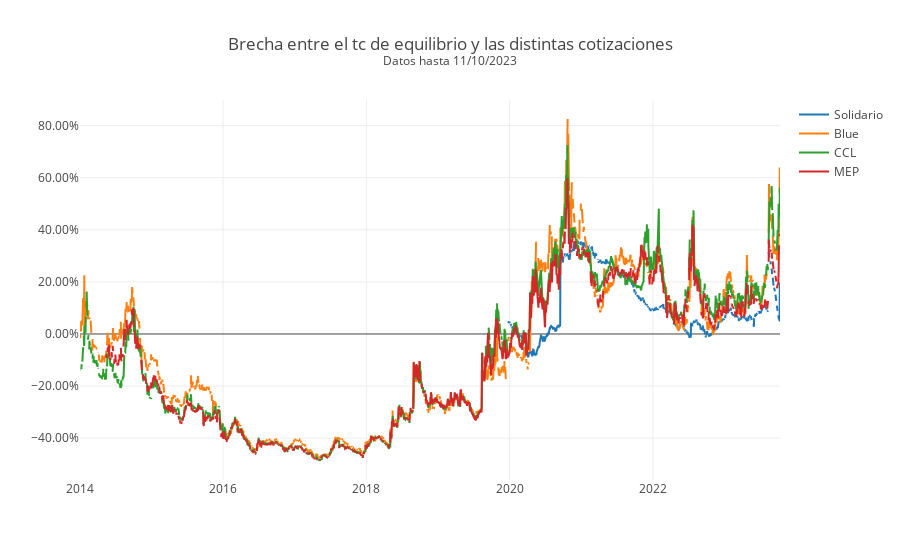

Notebook source saved alongside this figure:
### Code cell
import plotly.graph_objects as go

fig = go.Figure()
df_brechas = df_brechas["2011":]
ultima_fecha = df_brechas.index[-1].strftime("%d/%m/%Y")
fig.add_trace(go.Scatter(x=df_brechas.index, y = df_brechas["solidario-equilibrio"], name = "Solidario"))
fig.add_trace(go.Scatter(x=df_brechas.index, y = df_brechas["blue-equilibrio"], name = "Blue"))
fig.add_trace(go.Scatter(x=df_brechas.index, y = df_brechas["ccl-equilibrio"], name = "CCL"))
fig.add_trace(go.Scatter(x=df_brechas.index, y = df_brechas["mep-equilibrio"], name = "MEP"))
fig.update_yaxes(tickformat = ".2%")
fig.update_layout(template = None, 
                  title_text = f"Brecha entre el tc de equilibrio y las distintas cotizaciones<br><sup>Datos hasta {ultima_fecha}")

### Figure 1 — Plotly figure (JSON) as saved in the notebook; plotly's stock layout.template omitted (floating-point values rounded to 4 significant figures; data arrays with more than 128 entries replaced by an {"elided": "..."} marker saying what was removed)
{"data": [{"name": "Solidario", "type": "scatter", "x": {"elided": "3571 str values"}, "y": {"elided": "3571 float values"}}, {"name": "Blue", "type": "scatter", "x": {"elided": "3571 str values"}, "y": {"elided": "3571 float values"}}, {"name": "CCL", "type": "scatter", "x": {"elided": "3571 str values"}, "y": {"elided": "3571 float values"}}, {"name": "MEP", "type": "scatter", "x": {"elided": "3571 str values"}, "y": {"elided": "3571 float values"}}], "layout": {"title": {"text": "Brecha entre el tc de equilibrio y las distintas cotizaciones<br><sup>Datos hasta 11/10/2023"}, "yaxis": {"tickformat": ".2%"}}}
